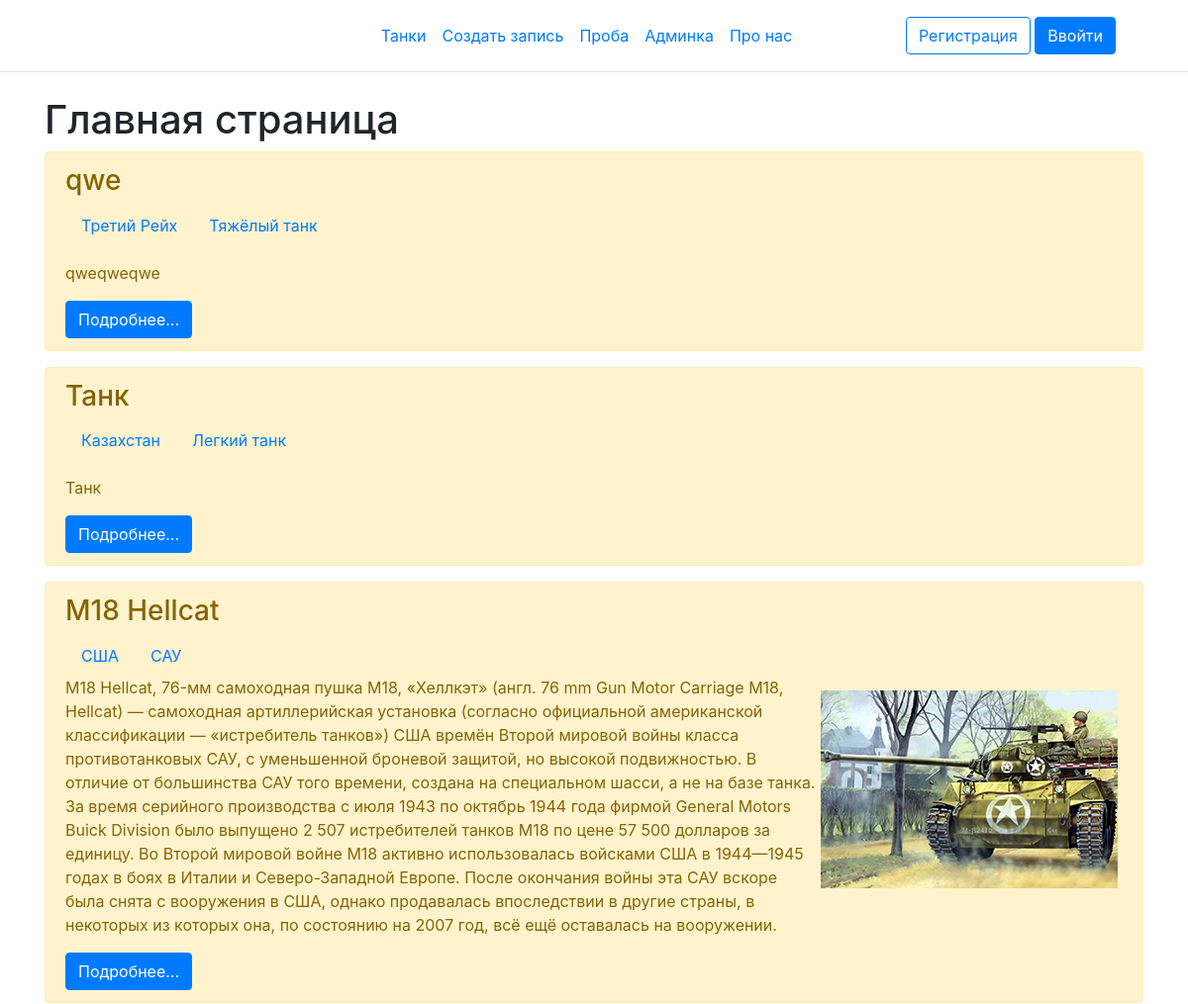
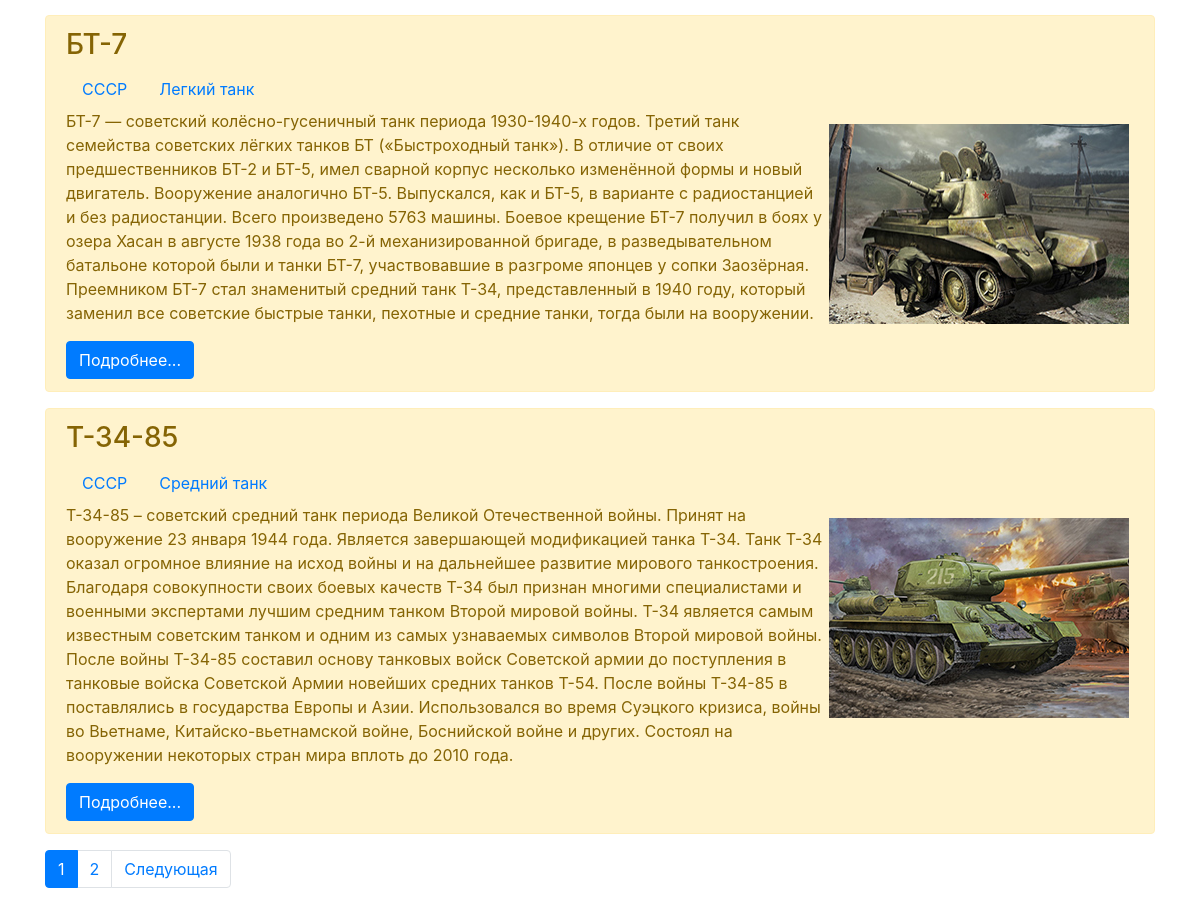
The page / on the database its author committed (2 pictures, top to bottom).
### firstapp/models.py (models this page shows, shortened)
class Tank(models.Model):
    title = models.CharField("Название", max_length=70)
    opis = models.TextField("Описание")
    photo = models.ImageField(upload_to='photos/%Y/%m/%d/', verbose_name='Фото', blank=True)
    silka = models.CharField("Ссылка", null=True, max_length=70)
    strana = models.ForeignKey('Strana', on_delete=models.PROTECT, null=True, verbose_name='Страна')
    klas = models.ForeignKey('Klas', on_delete=models.PROTECT, null=True, verbose_name='Клас')
    publish = models.BooleanField('Опубликовано', default=False)
    class Meta:
        verbose_name = 'Танк'
        verbose_name_plural = 'Танки'
        ordering = ['-id']

class Strana(models.Model):
    title = models.CharField(max_length=50, db_index=True, verbose_name='Страна')
    publish = models.BooleanField('Опубликовано', default=False)
    def __str__(self):
        return self.title
    class Meta:
        verbose_name = 'Страна'
        verbose_name_plural = 'Страны'

class Klas(models.Model):
    title = models.CharField(max_length=50, db_index=True, verbose_name='Клас')
    publish = models.BooleanField('Опубликовано', default=False)
    def __str__(self):
        return self.title
    class Meta:
        verbose_name = 'Класс'
        verbose_name_plural = 'Класcы'

### firstapp/views.py (the view)
# urls.py: path('', HomeTank.as_view(), name='home'),
class HomeTank(ListView):
    model = Tank
    template_name = 'firstapp/index.html'
    context_object_name = 'tanks'
    paginate_by = 5
    def get_queryset(self):
        return Tank.objects.filter(publish=True)

### firstapp/templates/firstapp/index.html (shortened to what this page needs)
{% extends 'firstapp/base.html' %}
{% block content %}
<h1>Главная страница</h1>
{% for i in tanks %}
    <div class="alert alert-warning mt-2">
        <h3>{{ i.title }}</h3>
        <nav class="nav">
            <a class="nav-link active" href="/strana/{{ i.strana.pk }}">{{ i.strana }}</a>
            <a class="nav-link active" href="/klas/{{ i.klas.pk }}">{{ i.klas }}</a>
        </nav>
        {% if i.photo %}
            <img src="{{ i.photo.url}}" width="300" height="200" alt="Иллюстрация" align="right"  vspace="15" hspace="5">
        {% else %}
        <p></p>
        {% endif %}
        <p>{{ i.opis }}</p>
        <a href="{{ i.silka }}" class="btn btn-primary">Подробнее...</a>
    </div>
{% endfor %}
{% endblock %}

### rows shown on the page
Tank: title "qwe", strana "Третий Рейх", klas "Тяжёлый танк", opis "qweqweqwe"
Tank: title "Танк", strana "Казахстан", klas "Легкий танк", opis "Танк"
Tank: title "M18 Hellcat", strana "США", klas "САУ", photo (picture), opis "M18 Hellcat, 76-мм самоходная пушка M18, «Хеллкэт» (англ. 76 mm Gun Motor Carriage M18, Hellcat) — самоходная артиллерийская установка (согласно официальной американской классификации — «истребитель танков») США времён Второй мировой войны класса противотанковых САУ, с уменьшенной броневой защитой, но высокой подвижностью. В отличие от большинства САУ того времени, создана на специальном шасси, а не на базе танка. За время серийного производства с июля 1943 по октябрь 1944 года фирмой General Motors Buick Division было выпущено 2 507 истребителей танков M18 по цене 57 500 долларов за единицу. Во Второй мировой войне M18 активно использовалась войсками США в 1944—1945 годах в боях в Италии и…"
Tank: title "БТ-7", strana "СССР", klas "Легкий танк", photo (picture), opis "БТ-7 — советский колёсно-гусеничный танк периода 1930-1940-х годов. Третий танк семейства советских лёгких танков БТ («Быстроходный танк»). В отличие от своих предшественников БТ-2 и БТ-5, имел сварной корпус несколько изменённой формы и новый двигатель. Вооружение аналогично БТ-5. Выпускался, как и БТ-5, в варианте с радиостанцией и без радиостанции. Всего произведено 5763 машины. Боевое крещение БТ-7 получил в боях у озера Хасан в августе 1938 года во 2-й механизированной бригаде, в разведывательном батальоне которой были и танки БТ-7, участвовавшие в разгроме японцев у сопки Заозёрная. Преемником БТ-7 стал знаменитый средний танк Т-34, представленный в 1940 году, который заменил все…"
Tank: title "Т-34-85", strana "СССР", klas "Средний танк", photo (picture), opis "T-34-85 – советский средний танк периода Великой Отечественной войны. Принят на вооружение 23 января 1944 года. Является завершающей модификацией танка Т-34. Танк Т-34 оказал огромное влияние на исход войны и на дальнейшее развитие мирового танкостроения. Благодаря совокупности своих боевых качеств Т-34 был признан многими специалистами и военными экспертами лучшим средним танком Второй мировой войны. Т-34 является самым известным советским танком и одним из самых узнаваемых символов Второй мировой войны. После войны Т-34-85 составил основу танковых войск Советской армии до поступления в танковые войска Советской Армии новейших средних танков Т-54. После войны Т-34-85 в поставлялись в…"

### other values the page prints
{{ p }} "1"
{{ p }} "2"
